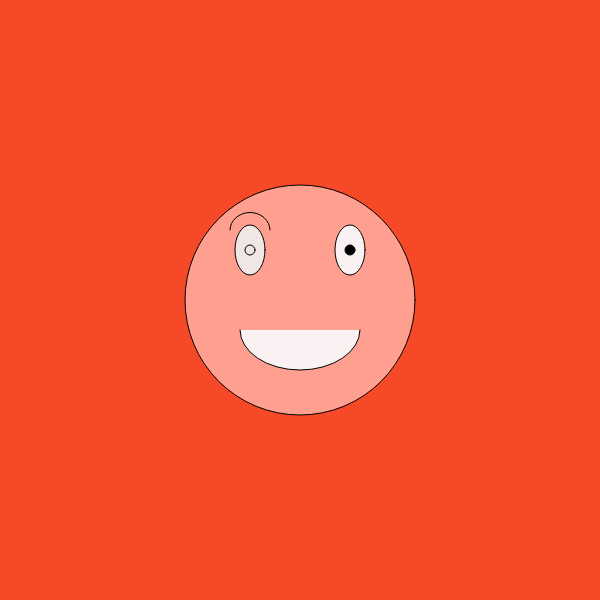
Frame 1 (no input)
Frame 60 (no input): identical to frame 1, image omitted
Frame 120 (the mouse pressed at the canvas centre since frame 60): identical to frame 1, image omitted

The p5.js sketch that drew this single still picture (run headless with seeded random() and noise() and a simulated clock; from frame 60 on, the mouse is pressed at the canvas centre):

// p5.js sketch
// ── sketch.js
function setup() {
  createCanvas(600, 600);//crea un area de dibuix de 600 pixels
  //quadrats, pixels d´ample i 600 pixels d´alçada, canvas és áreas
//de dibuix.setup és la configuracion o caracteristiques del nostre
//codi
}

function draw() {//draw significa dibuixar
  background(245, 73, 39);//fons de color gris, és de color gris perqué hi ha un numeru entre 0 i 255 i el 0 és negre i el 255 es blanc
fill(255, 159, 143)//fill és omplir de color  el que hi ha a contunicion en aquest cas el·lipse El primer númeru es el nivell de vermellor(R:red). el segon númeru es el nivell de bravor(8.blue).   podem fer 255x255x255 .16.700.800 de colors diferents He de posar  el color de vulgui als ulls i a la cara canviat els 3 numerus, buscat a gogle color RGB
ellipse(300,300,230,230);//es la cara sencera. El primero els 3 numerus,significa la pocision x (horisontal) del  centre de la el·lipse. El segont numeru significa la pocision y (verifyca) del centre de la el·lipse El tercer nemeru significa l´ amplada en pixels i el quart l´aÇada de el·lipsess .Sempre els numerus son pixels contasts de de la contonada superior esquerra, es a dir el punt 0,0 es troba diferent que a matematicas (categoria inferior esquerra)
fill(240, 230, 230)
ellipse(250,250,30,50);// ull deret perque es 350 de x al centre
fill(250, 242, 242)
ellipse(350,250,30,50);//es ell ull esquerr perque es 250 pixels de x del centre
fill(250, 242, 242)
arc(300,330,120,80,0,PI);
  noFill();
arc(250,230,40,35,PI,0);
ellipse(250,250,10,10)
fill(0,0,0)
ellipse(350,250,10,10)
fill(0,0,0)

}
